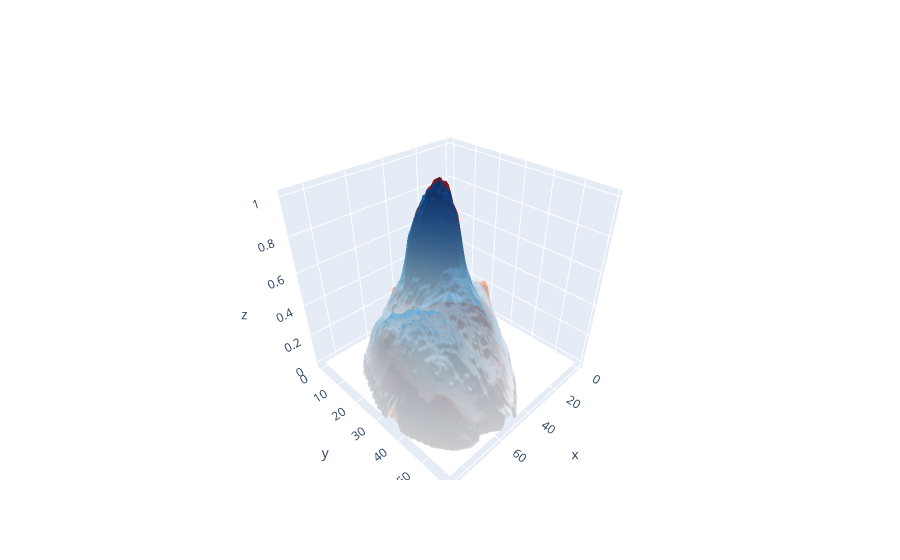

The notebook cell saved with this chart:
### Code cell
demo_cell.pic_3d()

### Figure 1 — Plotly figure (JSON) as saved in the notebook; plotly's stock layout.template omitted (floating-point values rounded to 4 significant figures; data arrays with more than 128 entries replaced by an {"elided": "..."} marker saying what was removed)
{"data": [{"colorscale": [[0, "rgb(255,245,240)"], [0.125, "rgb(254,224,210)"], [0.25, "rgb(252,187,161)"], [0.375, "rgb(252,146,114)"], [0.5, "rgb(251,106,74)"], [0.625, "rgb(239,59,44)"], [0.75, "rgb(203,24,29)"], [0.875, "rgb(165,15,21)"], [1, "rgb(103,0,13)"]], "opacity": 0.65, "showscale": false, "type": "surface", "x": {"elided": "89x60 int values"}, "y": {"elided": "89x60 int values"}, "z": {"elided": "89x60 float values"}}, {"colorscale": [[0, "rgb(247,251,255)"], [0.125, "rgb(222,235,247)"], [0.25, "rgb(198,219,239)"], [0.375, "rgb(158,202,225)"], [0.5, "rgb(107,174,214)"], [0.625, "rgb(66,146,198)"], [0.75, "rgb(33,113,181)"], [0.875, "rgb(8,81,156)"], [1, "rgb(8,48,107)"]], "opacity": 0.65, "showscale": false, "type": "surface", "x": {"elided": "89x60 int values"}, "y": {"elided": "89x60 int values"}, "z": {"elided": "89x60 float values"}}], "layout": {}}
